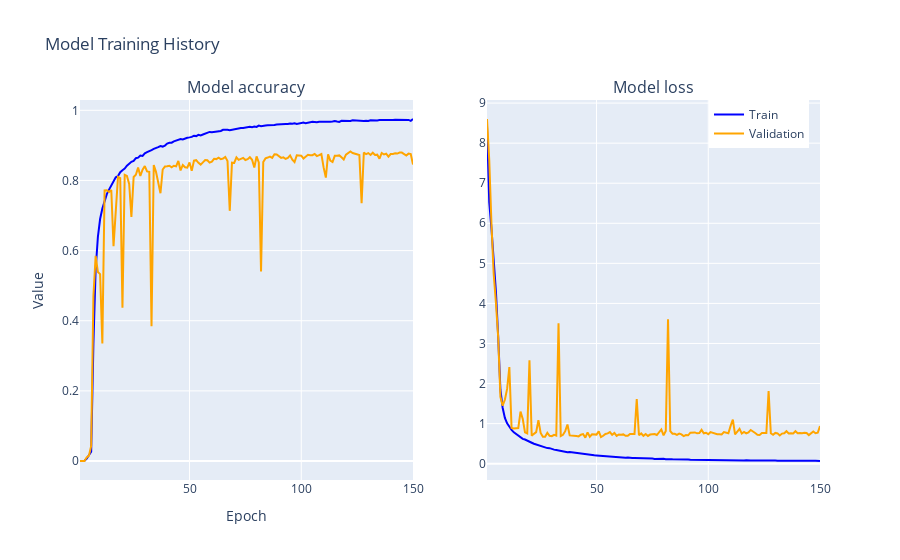

Notebook source saved alongside this figure:
### Code cell
import plotly.graph_objects as go
from plotly.subplots import make_subplots

fig = make_subplots(rows=1, cols=2, subplot_titles=("Model accuracy", "Model loss"))

# Add the first subplot for accuracy
fig.add_trace(go.Scatter(x=list(range(1, len(history.history['accuracy']) + 1)),
                         y=history.history['accuracy'], mode='lines',
                         name='Train', line=dict(color='blue')), row=1, col=1)
fig.add_trace(go.Scatter(x=list(range(1, len(history.history['val_accuracy']) + 1)),
                         y=history.history['val_accuracy'], mode='lines',
                         name='Validation', line=dict(color='orange')), row=1, col=1)

# Add the second subplot for loss
fig.add_trace(go.Scatter(x=list(range(1, len(history.history['loss']) + 1)),
                         y=history.history['loss'], mode='lines',
                         name='Train', line=dict(color='blue'), showlegend=False), row=1, col=2)
fig.add_trace(go.Scatter(x=list(range(1, len(history.history['val_loss']) + 1)),
                         y=history.history['val_loss'], mode='lines',
                         name='Validation', line=dict(color='orange'), showlegend=False), row=1, col=2)

fig.update_layout(title="Model Training History",
                  xaxis_title="Epoch",
                  yaxis_title="Value",
                  legend=dict(x=0.85, y=1))

fig.show()

### Figure 1 — Plotly figure (JSON) as saved in the notebook; plotly's stock layout.template omitted (floating-point values rounded to 4 significant figures; data arrays with more than 128 entries replaced by an {"elided": "..."} marker saying what was removed)
{"data": [{"line": {"color": "blue"}, "mode": "lines", "name": "Train", "type": "scatter", "x": {"elided": "150 int values"}, "xaxis": "x", "y": {"elided": "150 float values"}, "yaxis": "y"}, {"line": {"color": "orange"}, "mode": "lines", "name": "Validation", "type": "scatter", "x": {"elided": "150 int values"}, "xaxis": "x", "y": {"elided": "150 float values"}, "yaxis": "y"}, {"line": {"color": "blue"}, "mode": "lines", "name": "Train", "showlegend": false, "type": "scatter", "x": {"elided": "150 int values"}, "xaxis": "x2", "y": {"elided": "150 float values"}, "yaxis": "y2"}, {"line": {"color": "orange"}, "mode": "lines", "name": "Validation", "showlegend": false, "type": "scatter", "x": {"elided": "150 int values"}, "xaxis": "x2", "y": {"elided": "150 float values"}, "yaxis": "y2"}], "layout": {"annotations": [{"font": {"size": 16}, "showarrow": false, "text": "Model accuracy", "x": 0.225, "xanchor": "center", "xref": "paper", "y": 1, "yanchor": "bottom", "yref": "paper"}, {"font": {"size": 16}, "showarrow": false, "text": "Model loss", "x": 0.775, "xanchor": "center", "xref": "paper", "y": 1, "yanchor": "bottom", "yref": "paper"}], "legend": {"x": 0.85, "y": 1}, "title": {"text": "Model Training History"}, "xaxis": {"anchor": "y", "domain": [0, 0.45], "title": {"text": "Epoch"}}, "xaxis2": {"anchor": "y2", "domain": [0.55, 1]}, "yaxis": {"anchor": "x", "domain": [0, 1], "title": {"text": "Value"}}, "yaxis2": {"anchor": "x2", "domain": [0, 1]}}}
